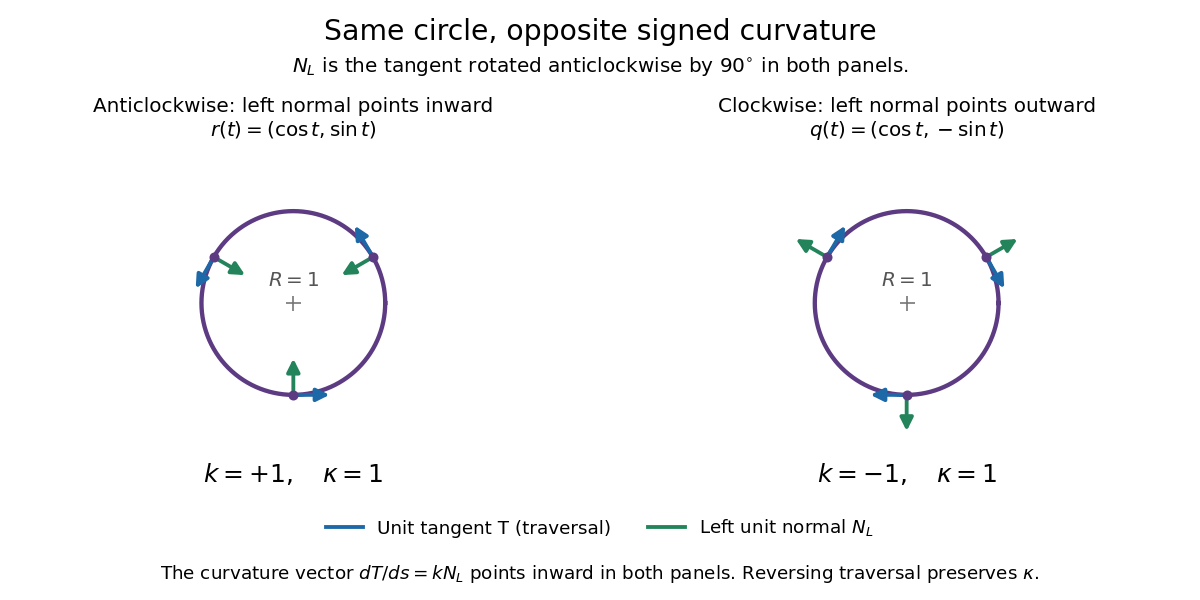

Here is the Python script that generated this plot:
"""Illustrate signed curvature; write signed-curvature-orientation.png to the cwd.

Tested with Python 3.14.4, NumPy 2.3.5, and Matplotlib 3.10.7.
"""

from pathlib import Path

import matplotlib.pyplot as plt
from matplotlib.lines import Line2D
import numpy as np


def circle_curvature(radius, phi, phi_prime, phi_second):
    """Compute the determinant formula after an arbitrary regular reparametrization."""
    radial = np.array([np.cos(phi), np.sin(phi)])
    angular = np.array([-np.sin(phi), np.cos(phi)])
    velocity = radius * phi_prime * angular
    acceleration = radius * (phi_second * angular - phi_prime ** 2 * radial)
    determinant = velocity[0] * acceleration[1] - velocity[1] * acceleration[0]
    return determinant / np.linalg.norm(velocity, axis=0) ** 3


def main():
    u = np.linspace(-2.0, 2.0, 41)
    errors = []
    for radius in (1.0, 2.0):
        for direction in (1.0, -1.0):
            # Includes constant and nonconstant traversal speeds, with phi'' != 0.
            for phi, phi_prime, phi_second in [
                (direction * u, direction * np.ones_like(u), np.zeros_like(u)),
                (direction * 3 * u, direction * 3 * np.ones_like(u), np.zeros_like(u)),
                (direction * (u + 0.2 * np.sin(u)),
                 direction * (1 + 0.2 * np.cos(u)), direction * (-0.2 * np.sin(u)))
            ]:
                actual = circle_curvature(radius, phi, phi_prime, phi_second)
                errors.append(np.max(abs(actual - direction / radius)))
                np.testing.assert_allclose(actual, direction / radius, atol=1e-14, rtol=0)
    print(f"Circles: R=1 gives signed curvature +/-1; R=2 gives +/-0.5; "
          f"three reparametrizations in both directions; max error={max(errors):.3g}")

    plt.rcParams.update({"font.size": 12, "mathtext.fontset": "dejavusans"})
    fig, axes = plt.subplots(1, 2, figsize=(10, 5), facecolor="white")
    fig.subplots_adjust(left=0.04, right=0.96, bottom=0.25, top=0.74, wspace=0.25)
    curve_color, tangent_color, normal_color = "#5d3b83", "#1d68a6", "#23845b"
    angle = np.linspace(0, 2 * np.pi, 361)
    for ax, direction in zip(axes, (1, -1)):
        ax.plot(np.cos(angle), np.sin(angle), color=curve_color, lw=2.6)
        for theta in (np.pi / 6, 5 * np.pi / 6, 3 * np.pi / 2):
            point = np.array([np.cos(theta), np.sin(theta)])
            tangent = direction * np.array([-np.sin(theta), np.cos(theta)])
            left_normal = np.array([-tangent[1], tangent[0]])
            # Both traversals give the same inward curvature vector k N_L.
            np.testing.assert_allclose(direction * left_normal, -point, atol=1e-14)
            ax.plot(*point, "o", color=curve_color, ms=5, zorder=5)
            for vector, color in [(tangent, tangent_color), (left_normal, normal_color)]:
                ax.annotate("", xy=point + 0.43 * vector, xytext=point,
                            arrowprops={"arrowstyle": "-|>", "color": color,
                                        "lw": 2.3, "mutation_scale": 16})
        ax.plot(0, 0, "+", color="#777777", ms=9)
        ax.text(0, 0.18, r"$R=1$", ha="center", color="#555555")
        ax.set(xlim=(-1.65, 1.65), ylim=(-1.6, 1.6))
        ax.set_aspect("equal")
        ax.set_facecolor("white")
        ax.set_axis_off()
        if direction == 1:
            ax.set_title("Anticlockwise: left normal points inward\n" +
                         r"$r(t)=(\cos t,\sin t)$", fontsize=12, pad=12)
            ax.text(0.5, -0.11, r"$k=+1,\quad\kappa=1$", transform=ax.transAxes,
                    ha="center", fontsize=15)
        else:
            ax.set_title("Clockwise: left normal points outward\n" +
                         r"$q(t)=(\cos t,-\sin t)$", fontsize=12, pad=12)
            ax.text(0.5, -0.11, r"$k=-1,\quad\kappa=1$", transform=ax.transAxes,
                    ha="center", fontsize=15)
    fig.suptitle("Same circle, opposite signed curvature", fontsize=17, y=0.97)
    fig.text(0.5, 0.88, r"$N_L$ is the tangent rotated anticlockwise by $90^{\circ}$ in both panels.",
             ha="center", fontsize=12)
    fig.legend(handles=[Line2D([], [], color=tangent_color, lw=2.3, label="Unit tangent T (traversal)"),
                        Line2D([], [], color=normal_color, lw=2.3, label=r"Left unit normal $N_L$")],
               loc="lower center", bbox_to_anchor=(0.5, 0.075), ncol=2, frameon=False,
               fontsize=11)
    fig.text(0.5, 0.035, r"The curvature vector $dT/ds=kN_L$ points inward in both panels. Reversing traversal preserves $\kappa$.",
             ha="center", fontsize=11)
    fig.savefig(Path.cwd() / Path(__file__).with_suffix(".png").name,
                dpi=120, facecolor="white", transparent=False)
    plt.close(fig)


if __name__ == "__main__":
    main()
